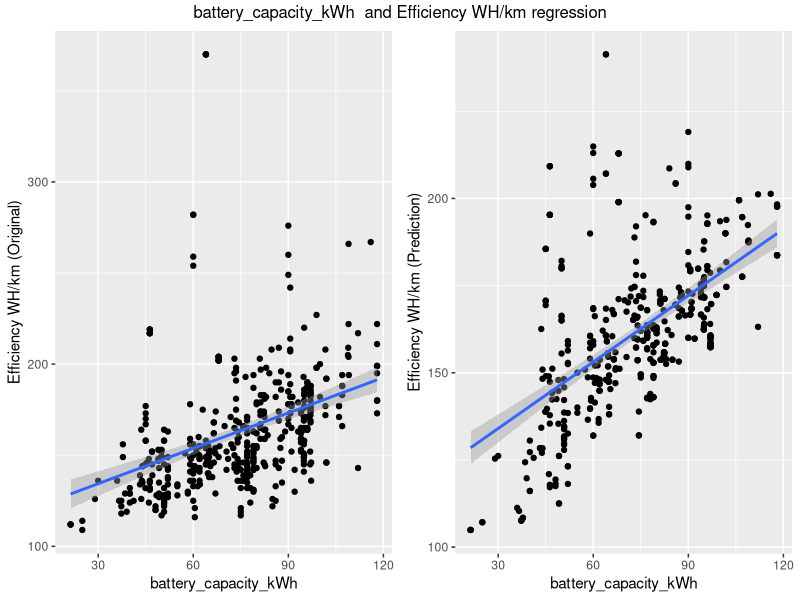
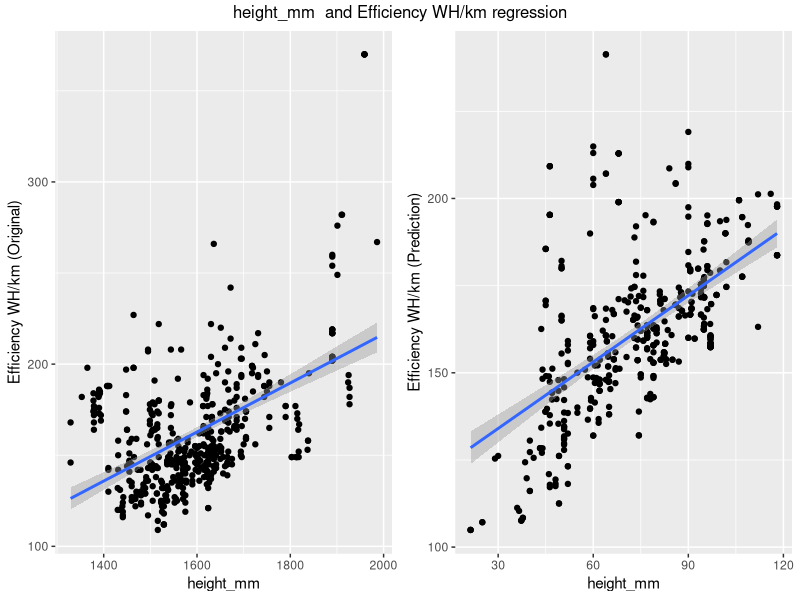
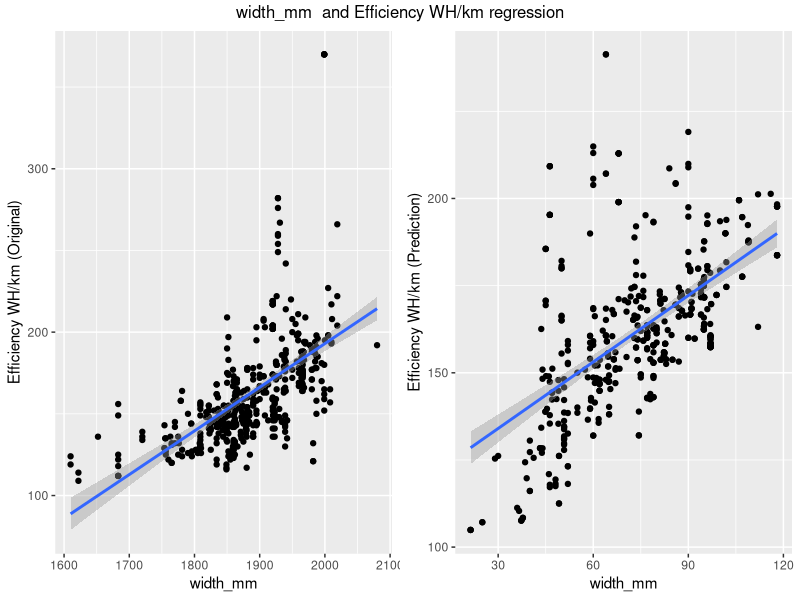

Write R code to recreate these figures, in order.
library(ggplot2)
library(gridExtra)
# y - efficiency_wh_per_km
# x - pick by variable selection


fetch_data <- function() {
    return (read.csv("dataset/data_cleaned.csv"))
}

display_na_statistics <- function(data) {
    print("Displaying NA statistics")
    colSums(is.na(data))
}

display_col_names <- function(data) {
    print("Displaying collumn names")
    colnames(data)
}

display_metric_results <- function(result_type, y, y_hat) {
    rss <- sum((y_hat - y)^2)
    mse <- mean((y_hat - y)^2)
    r2 <- 1 - rss / sum((y - mean(y))^2)

    print(paste(result_type, " results: "))
    print(
        paste(
            "RSS: ", rss,
            "MSE: ", mse,
            "R2: ", r2
        ),
    )
}

create_row_plot <- function(dataset, predictor_name) {
    aes <- aes(
        y = efficiency_wh_per_km
    )
    if (predictor_name == "battery_capacity_kWh") {
        aes <- modifyList(
            aes,
            aes(x = battery_capacity_kWh)
        )
    } else if (predictor_name == "height_mm") {
        aes <- modifyList(
            aes,
            aes(x = height_mm)
        )
    } else if (predictor_name == "width_mm") {
        aes <- modifyList(
            aes,
            aes(x = width_mm)
        )
    }
    
    p1 <- ggplot(
        dataset, 
        aes
        ) + 
        geom_point() +
        geom_smooth(method = "lm") +
        xlab(predictor_name) +
        ylab("Efficiency WH/km (Original)")


    p2 <- ggplot(
        dataset, 
        aes(
            x = battery_capacity_kWh, 
            y = y_hat
        )) + 
        geom_point() +
        geom_smooth(method = "lm") +
        xlab(predictor_name) +
        ylab("Efficiency WH/km (Prediction)")
        

    grid.arrange(
        p1, 
        p2, 
        ncol = 2, 
        top = paste(
            predictor_name, 
            " and Efficiency WH/km regression"
        )
    )
}

# TODO
# main <- function() {    
   
# }

dataset <- fetch_data()

print("Starting multilinear regression analysis...")

# EDA -------------------
head(dataset)

display_na_statistics(dataset)
display_col_names(dataset)
col_names <- c("battery_capacity_kWh", "height_mm", "length_mm")
set.seed(123)

# plotting dataset for multilinear regression
# ggplot(dataset, aes(x = battery_capacity_kWh, y = efficiency_wh_per_km)) + geom_point() + geom_smooth(method = "lm")
# ggplot(dataset, aes(x = height_mm, y = efficiency_wh_per_km)) + geom_point() + geom_smooth(method = "lm")
# ggplot(dataset, aes(x = length_mm, y = efficiency_wh_per_km)) + geom_point() + geom_smooth(method = "lm")

# -------------------------
print("Running linear regression")
# 1. pick predictors:
# battery_capacity, height_mm, length_mm

# analyzing model summary
model <- lm(
    efficiency_wh_per_km ~ 
    battery_capacity_kWh + 
    height_mm + 
    length_mm, 
    data = dataset
)
summary(model)


print("Train/Test split")
idx <- sample(
    1:nrow(dataset), 
    size=0.8 * nrow(dataset), 
    replace=TRUE
)

dataset_train <- dataset[idx,]
dataset_test <- dataset[-idx,]

print(
    paste(
        "Train data size: ", 
        nrow(dataset_train),
        "Test data size: ", 
        nrow(dataset_test)
    )
)

print("Performing MLR model training")
# using training data
fit <- lm(
    efficiency_wh_per_km ~ 
    battery_capacity_kWh + 
    height_mm + 
    length_mm, 
    data = dataset_train
)

dataset_train_pred <- data.frame(response=predict(fit, dataset_train))
dataset_test_pred <- data.frame(response=predict(fit, dataset_test))

y_train <- dataset_train$efficiency_wh_per_km
y_hat_train <- dataset_train_pred$response

y_test <- dataset_test$efficiency_wh_per_km
y_hat_test <- dataset_test_pred$response

print("Training set evaluation:")

display_metric_results("Training Data", y_train, y_hat_train)

print("Test set evaluation:")
display_metric_results("Test Data", y_test, y_hat_train)

print("Performing final model building")
dataset_pred <- data.frame(response=predict(fit, dataset))
dataset["y_hat"] <- dataset_pred$response

print("Printing results")
pdf("Code/mlr_results_1.pdf")
create_row_plot(dataset, "battery_capacity_kWh")
create_row_plot(dataset, "height_mm")
create_row_plot(dataset, "width_mm")

print("DONE")
